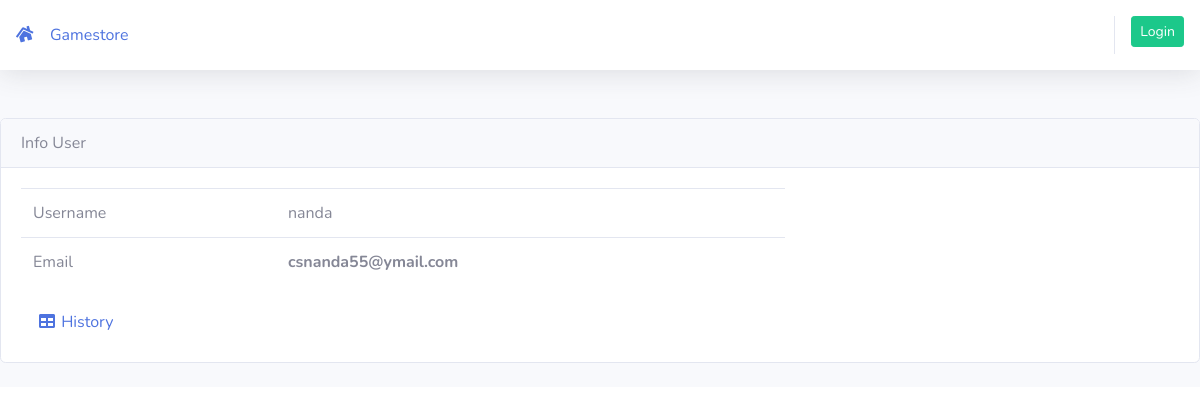
Before: /Gamestore/index.php/user with the older database file.
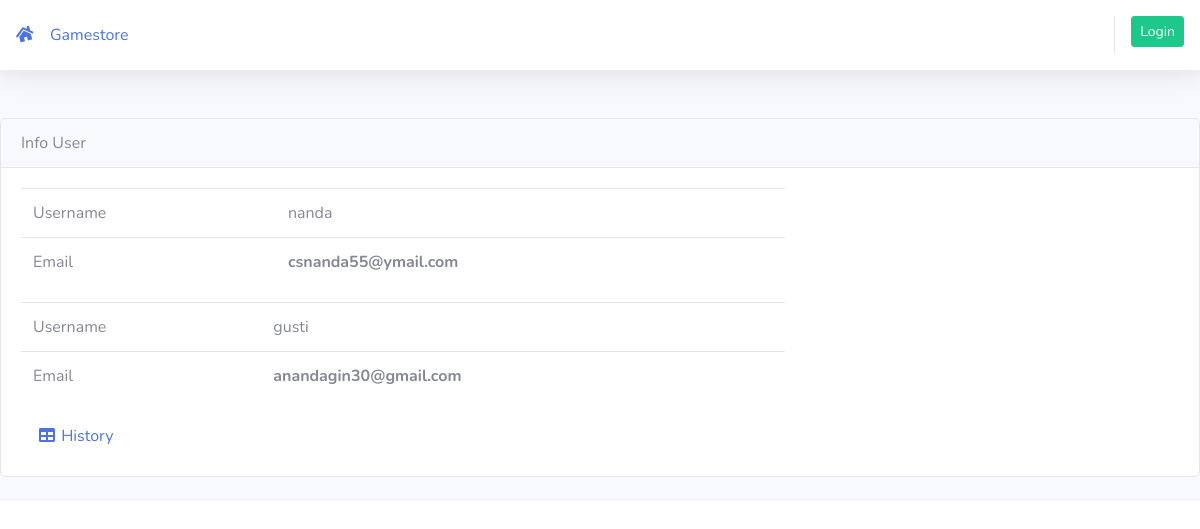
After: the same page with the newer database file.
### tables this page shows
CREATE TABLE `user` (
  `id` int(10) NOT NULL,
  `username` varchar(20) NOT NULL,
  `email` varchar(30) NOT NULL,
  `password` varchar(50) NOT NULL
);

### Gamestore/application/controllers/User.php (called while the page is built, shortened)
<?php
    class User extends CI_Controller {
        public function index()
        {
            $this->load->model('model_auth');
            $data['user'] = $this->model_auth->getUser();
            $this->load->view('Template_user/header');
            $this->load->view('Template_user/sidebar');
            $this->load->view('Akun/User_profile',$data) ;
            $this->load->view('Template_user/footer');
        }
    }
?>

### Gamestore/index.php (called while the page is built, shortened)
<?php
require_once BASEPATH.'core/CodeIgniter.php';

### Gamestore/application/models/model_auth.php (called while the page is built, shortened)
<?php
    class model_auth extends CI_Model {
        public function getUser(){
           return $this->db->get('user')->result_array();
        }
    }
?>

### Gamestore/application/views/Akun/User_profile.php (the view)
<di class="container-fluid">
<div class="card">
  <div class="card-header">
    Info User
  </div>
  <div class="card-body">
    <div class="row">
       <div class="col-md-8">
            <?php foreach ($user as $usr): ?>
                <table class="table">
                    <tr>
                      <td>Username</td>
                      <td><?= $usr['username']; ?></td>
                    </tr>
                    <tr>
                      <td>Email</td>
                      <td><strong><?= $usr['email']; ?></strong></td>
                    </tr>
                </table>
            <?php endforeach; ?>
            <a class="nav-link" href="<?php echo base_url('History') ?>">
              <i class="fas fa-fw fa-table"></i>
              <span>History</span>
            </a>
       </div>
    </div>
  </div>
</div>
</di>

### Gamestore/application/views/Template_user/Header.php (shortened to what this page needs)
<!DOCTYPE html>
<html lang="en">
<head>
  <link href="<?php echo base_url()?>assets/vendor/fontawesome-free/css/all.min.css" rel="stylesheet" type="text/css">
  <link href="<?php echo base_url() ?>assets/css/sb-admin-2.min.css" rel="stylesheet">
</head>

### Gamestore/application/views/Template_user/Sidebar.php (shortened to what this page needs)
<body id="page-top">
<div id="wrapper">
  <div id="content-wrapper" class="d-flex flex-column">
    <div id="content">
      <nav class="navbar navbar-expand navbar-light bg-white topbar mb-4 static-top shadow">
      <a class="sidebar-brand d-flex align-items-center justify-content-center"  href="<?php echo base_url('Home/index') ?>">
        <div class="sidebar-brand-icon rotate-n-15">
        <i class="fa fa-home" aria-hidden="true"></i>
        </div>
        <div class="sidebar-brand-text mx-3">Gamestore</div>
      </a>
        <ul class="navbar-nav ml-auto">
          <ul class="na navbar-nav navbar-right">
            <?php  if($this->session->userdata('username')) { ?>
              <li><div><?php echo $this->session->userdata(' username ') ?></div></li>
              <li><?php echo anchor('auth/logout','<div class="btn btn-sm btn-danger">Logout</div>'); ?></li>
            <?php } else { ?>
              <li><?php echo anchor('auth/logout', ' <div class="btn btn-sm btn-success">Login</div>');?></li>
            <?php  } ?>
          </ul>
        </ul>
      </nav>

### Gamestore/application/views/Template_user/Footer.php (shortened to what this page needs)
    </div>
  </div>
</body>
</html>

Changed rows visible on the page:
added user: username "gusti", email "anandagin30@gmail.com"
